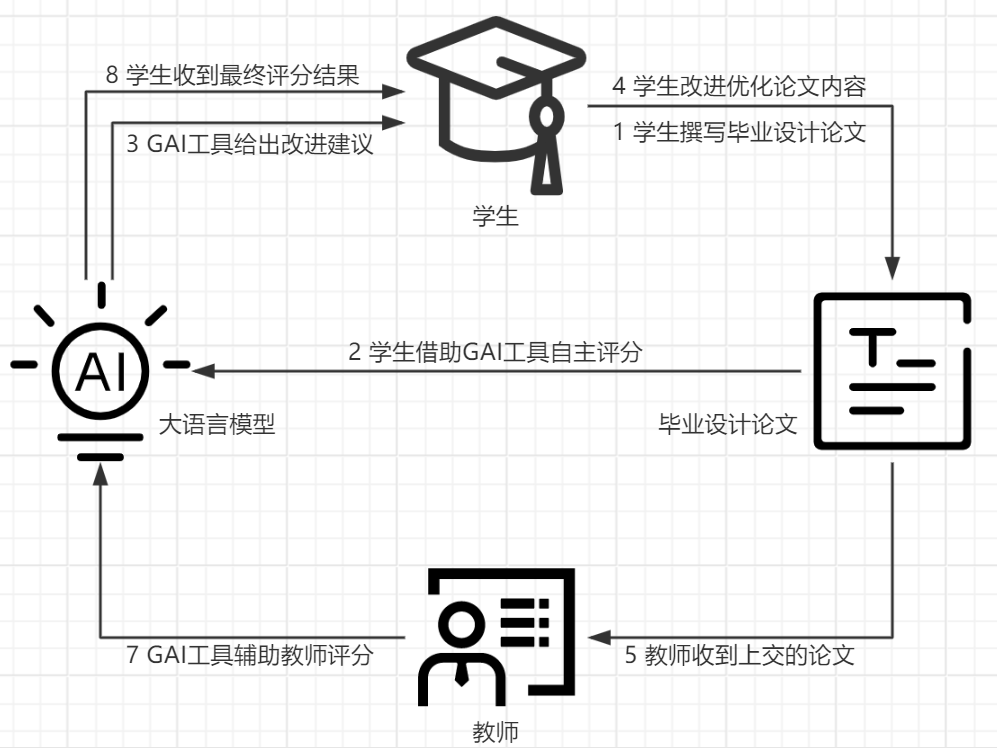
#> input picture ·codes/Python/model-method.png, 997 x 748 px
$ python '图片白色变透明（全部）.py'
#> lines starting #> are read from the running program, lines starting #| are printed output that depends on the picture; after the words box and inside, x2 and y2 are one past the last pixel; in counts of white or black regions, pixels touching at a corner belong together
from PIL import Image
import numpy as np


def change_background_to_transparent(image_path, output_path):
    # 打开图片并转换为 RGBA 模式
#> called with image_path = './model-method.png', output_path = 'output_image.png'
    img = Image.open(image_path).convert("RGBA")
#> img is the input picture: PIL image 997x748 RGBA; mean R, G, B, A 238.3, 238.3, 238.3, 255

    # 将图片转换为 numpy 数组
    image_data = np.array(img)

    # 分离 RGBA 通道
    r, g, b, a = image_data[:, :, 0], image_data[:, :, 1], image_data[:, :, 2], image_data[:, :, 3]
#> a: shape (748, 997); every value is 255

    # 定义白色背景的阈值，允许颜色有些微差异
    white_threshold = (r > 200) & (g > 200) & (b > 200)
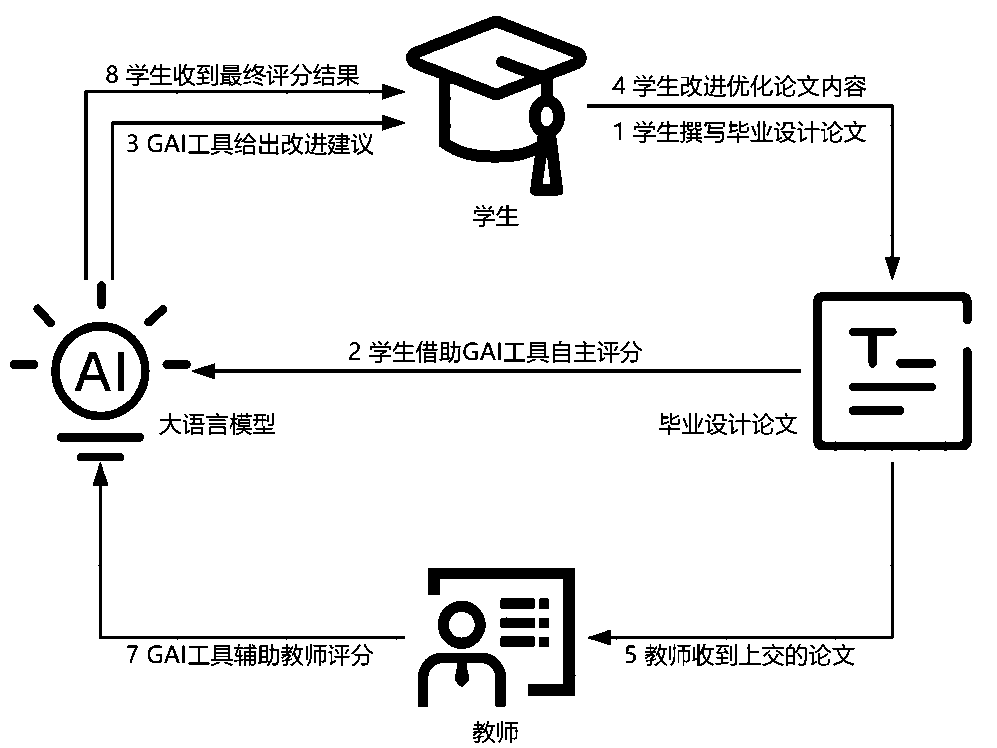
#> white_threshold: shape (748, 997) bool; 92.3% white; 227 black regions (43 under 20 px), largest, box (x1, y1, x2, y2) and area: (406, 16, 587, 196) 9371, (813, 292, 972, 451) 4968, (428, 568, 576, 696) 3634

    # 将背景像素设置为全透明 (Alpha = 0)
    # image_data[white_threshold] = (255, 255, 255, 0)
    # 将背景像素设置为白色 (Alpha = 255)
    image_data[white_threshold] = (255, 255, 255, 255)

    # 将 numpy 数组转换回图片
    transparent_image = Image.fromarray(image_data)

    # 保存为 PNG 以保留透明背景
    transparent_image.save(output_path)

    print(f"保存透明背景图片到: {output_path}")


if __name__ == "__main__":
    image = f"./model-method.png"  # 图片路径
    output = "output_image.png"  # 输出文件路径
    change_background_to_transparent(image, output)
